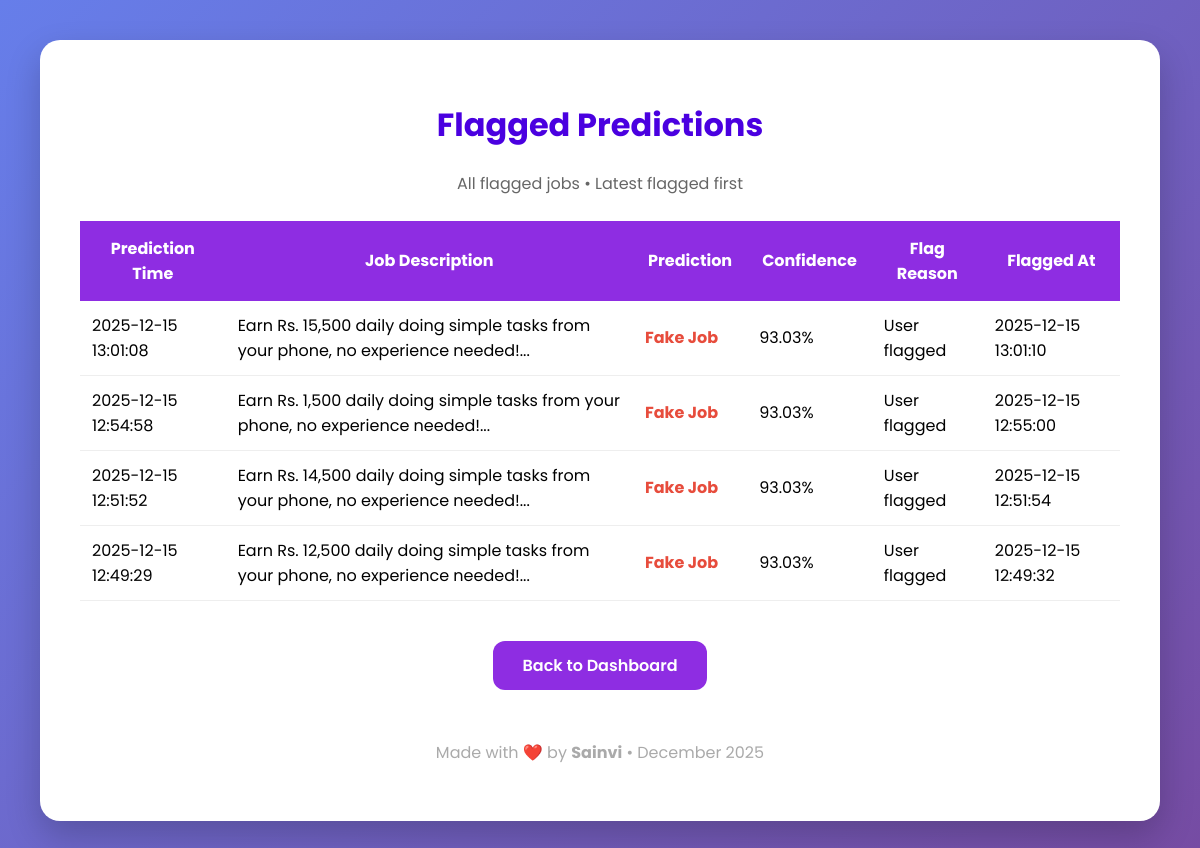
The app's page /flagged (signed in) with its own data.
### tables this page shows
CREATE TABLE flagged (
                id INTEGER PRIMARY KEY AUTOINCREMENT,
                prediction_id INTEGER,
                reason TEXT DEFAULT 'User flagged',
                timestamp DATETIME DEFAULT CURRENT_TIMESTAMP
            );

CREATE TABLE predictions (
                id INTEGER PRIMARY KEY AUTOINCREMENT,
                job_description TEXT,
                prediction TEXT,
                confidence REAL,
                timestamp DATETIME DEFAULT CURRENT_TIMESTAMP
            );

### app.py (the view)
@app.route('/flagged')
def flagged():
    if not session.get('admin'):
        return redirect('/admin_login')
    with sqlite3.connect(DB_NAME) as conn:
        conn.row_factory = sqlite3.Row
        cur = conn.cursor()
        cur.execute("""
            SELECT p.id, p.job_description, p.prediction, p.confidence, p.timestamp, f.reason, f.timestamp as flag_time
            FROM flagged f JOIN predictions p ON f.prediction_id = p.id
            ORDER BY f.timestamp DESC
        """)
        rows = cur.fetchall()
    return render_template('flagged.html', rows=rows)

### templates/flagged.html (shortened to what this page needs)
<!DOCTYPE html>
<html lang="en">
  <head>
  </head>
  <body>
    <div class="container">
      <h1>Flagged Predictions</h1>
      <p style="text-align: center; color: #666">
        All flagged jobs • Latest flagged first
      </p>
      {% if rows %}
      <table>
        <tr>
          <th>Prediction Time</th>
          <th>Job Description</th>
          <th>Prediction</th>
          <th>Confidence</th>
          <th>Flag Reason</th>
          <th>Flagged At</th>
        </tr>
        {% for row in rows %}
        <tr>
          <td>{{ row.timestamp }}</td>
          <td>{{ row.job_description[:120] }}...</td>
          <td class="{{ 'fake' if 'Fake' in row.prediction else 'real' }}">
            {{ row.prediction }}
          </td>
          <td>{{ "%.2f"|format(row.confidence) }}%</td>
          <td>{{ row.reason }}</td>
          <td>{{ row.flag_time }}</td>
        </tr>
        {% endfor %}
      </table>
      {% else %}
      <p class="no-flagged">No flagged predictions yet!</p>
      {% endif %}
      <div style="text-align: center; margin: 40px 0">
        <a href="/admin_dashboard" class="back">Back to Dashboard</a>
      </div>
      <footer>
        <p>Made with ❤️ by <strong>Sainvi</strong> • December 2025</p>
      </footer>
    </div>
  </body>
</html>

### templates/flagged.html (style rules this page uses)
body { font-family: "Poppins", sans-serif; background: linear-gradient(135deg, #667eea 0%, #764ba2 100%); margin: 0; padding: 40px; min-height: 100vh; }
.container { max-width: 1100px; margin: auto; background: white; padding: 40px; border-radius: 20px; box-shadow: 0 15px 35px rgba(0, 0, 0, 0.2); }
h1 { text-align: center; color: #4a00e0; }
table { width: 100%; border-collapse: collapse; margin: 25px 0; background: white; }
th { background: #8e2de2; color: white; padding: 15px; }
td { padding: 12px; border-bottom: 1px solid #eee; }
.fake { color: #e74c3c; font-weight: bold; }
.back { display: inline-block; padding: 12px 30px; background: #8e2de2; color: white; text-decoration: none; border-radius: 12px; font-weight: 600; }
footer { text-align: center; margin-top: 50px; color: #aaa; }

### records on screen
flagged: timestamp "2025-12-15 13:01:08", job_description "Earn Rs. 15,500 daily doing simple tasks from your phone, no experience needed!", prediction "Fake Job", reason "User flagged", flag_time "2025-12-15 13:01:10"
predictions: confidence "93.03"
flagged: timestamp "2025-12-15 12:54:58", job_description "Earn Rs. 1,500 daily doing simple tasks from your phone, no experience needed!", prediction "Fake Job", reason "User flagged", flag_time "2025-12-15 12:55:00"
predictions: confidence "93.03"
flagged: timestamp "2025-12-15 12:51:52", job_description "Earn Rs. 14,500 daily doing simple tasks from your phone, no experience needed!", prediction "Fake Job", reason "User flagged", flag_time "2025-12-15 12:51:54"
predictions: confidence "93.03"
flagged: timestamp "2025-12-15 12:49:29", job_description "Earn Rs. 12,500 daily doing simple tasks from your phone, no experience needed!", prediction "Fake Job", reason "User flagged", flag_time "2025-12-15 12:49:32"
predictions: confidence "93.03"
